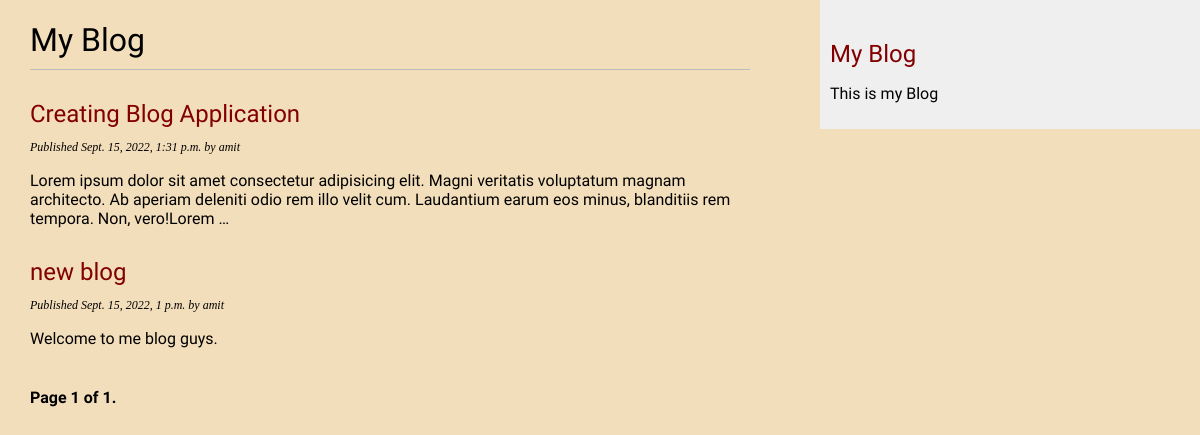
The page /blog/ on the database as committed earlier.
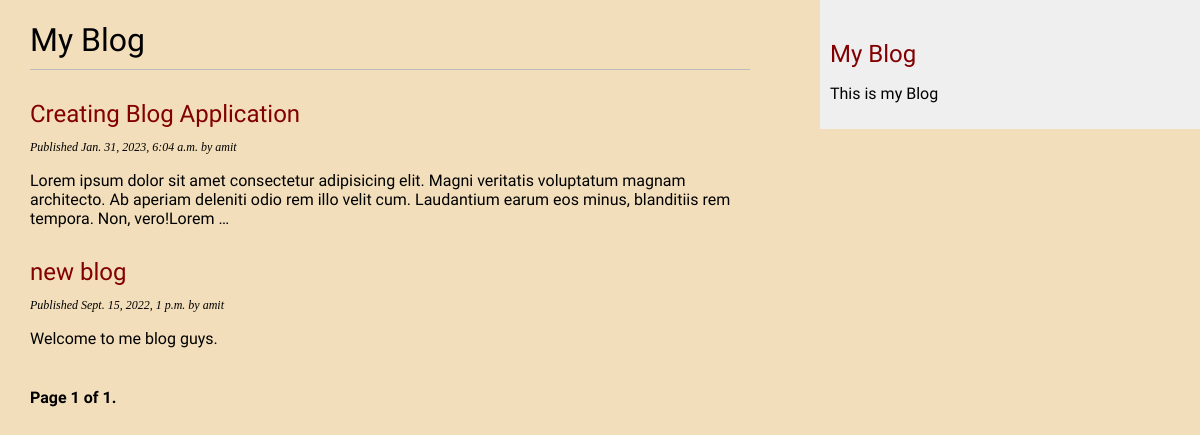
The same page on the database as committed later.
### blog/models.py (models this page shows, shortened)
class Post(models.Model):
    class Status(models.TextChoices):
        DRAFT = 'DF', 'Draft'
        PUBLISHED = 'PB', 'Published'
    title = models.CharField(max_length=250)
    slug = models.SlugField(max_length=250, unique_for_date='publish')
    author = models.ForeignKey(User,
                               on_delete=models.CASCADE,
                               related_name='blog_posts')
    body = models.TextField()
    publish = models.DateTimeField(default=timezone.now)
    created = models.DateTimeField(auto_now_add=True)
    updated = models.DateTimeField(auto_now=True)
    status = models.CharField(max_length=2,
                              choices=Status.choices,
                              default=Status.DRAFT)
    objects = models.Manager()
    published = PublishedManager()
    class Meta:
        ordering = ['-publish']
        indexes = [
            models.Index(fields=['-publish']),
        ]
    def get_absolute_url(self):
        return reverse("blog:post_detail", args=[
            self.publish.year,
            self.publish.month,
            self.publish.day,
            self.slug,
        ])

### blog/views.py (the view)
# urls.py: path('', views.PostListView.as_view(), name='post_list'),
class PostListView(ListView):
    queryset = Post.published.all()
    context_object_name = 'posts'
    paginate_by = 3
    template_name = "blog/post/list.html"

### blog/templates/blog/post/list.html (shortened to what this page needs)
{% extends 'blog/base.html' %}
{% block content %}
    <h1>My Blog</h1>
    {% for post in posts %}
        <h2>
            <a href= "{{post.get_absolute_url}}" >
                {{post.title}}
            </a>
        </h2>
        <p class="date">
            Published {{post.publish}} by {{post.author}}
        </p>
        {{post.body|truncatewords:30|linebreaks}}
    {% endfor %}
    {% include "pagination.html" with page=page_obj %}
{% endblock content %}

Rows that differ between the two databases and show on the page:
changed Post "Creating Blog Application": publish "Sept. 15, 2022, 1:31 p.m." → "Jan. 31, 2023, 6:04 a.m."
